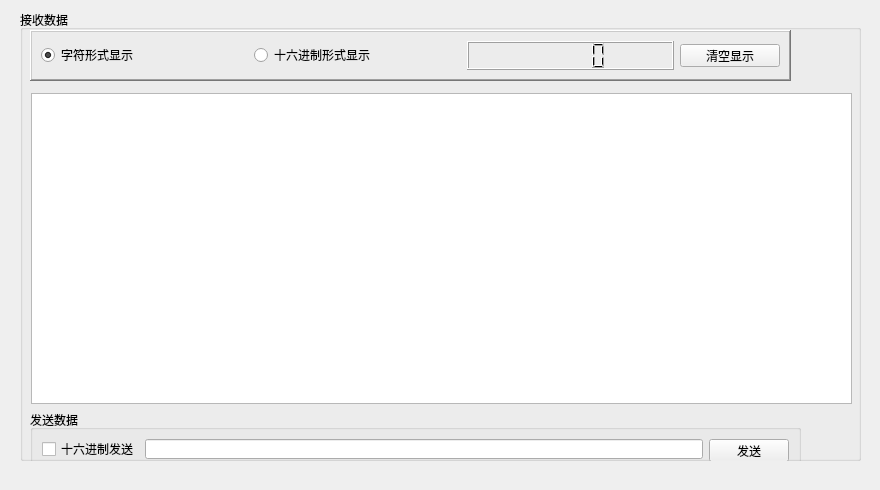
    <widget class="QWidget" name="ProPage">
     <property name="toolTipDuration">
      <number>1</number>
     </property>
     <widget class="QWidget" name="widget_2" native="true">
      <property name="geometry">
       <rect>
        <x>0</x>
        <y>0</y>
        <width>871</width>
        <height>481</height>
       </rect>
      </property>
      <widget class="QGroupBox" name="groupBox_2">
       <property name="geometry">
        <rect>
         <x>20</x>
         <y>10</y>
         <width>841</width>
         <height>451</height>
        </rect>
       </property>
       <property name="styleSheet">
        <string notr="true"/>
       </property>
       <property name="title">
        <string>接收数据</string>
       </property>
       <property name="flat">
        <bool>true</bool>
       </property>
       <widget class="QFrame" name="frame_3">
        <property name="geometry">
         <rect>
          <x>10</x>
          <y>20</y>
          <width>761</width>
          <height>51</height>
         </rect>
        </property>
        <property name="styleSheet">
         <string notr="true"/>
        </property>
        <property name="frameShape">
         <enum>QFrame::WinPanel</enum>
        </property>
        <property name="frameShadow">
         <enum>QFrame::Raised</enum>
        </property>
        <property name="lineWidth">
         <number>1</number>
        </property>
        <property name="midLineWidth">
         <number>0</number>
        </property>
        <layout class="QHBoxLayout" name="horizontalLayout">
         <item>
          <widget class="QRadioButton" name="ccradioButton">
           <property name="toolTip">
            <string>&lt;html&gt;&lt;head/&gt;&lt;body&gt;&lt;p&gt;以字符方式显示数据&lt;/p&gt;&lt;/body&gt;&lt;/html&gt;</string>
           </property>
           <property name="text">
            <string>字符形式显示</string>
           </property>
           <property name="checked">
            <bool>true</bool>
           </property>
          </widget>
         </item>
         <item>
          <widget class="QRadioButton" name="chradioButton">
           <property name="toolTip">
            <string>&lt;html&gt;&lt;head/&gt;&lt;body&gt;&lt;p&gt;以十六进制方式显示数据&lt;/p&gt;&lt;/body&gt;&lt;/html&gt;</string>
           </property>
           <property name="text">
            <string>十六进制形式显示</string>
           </property>
          </widget>
         </item>
         <item>
          <widget class="QLCDNumber" name="recvbyteslcdNumber">
           <property name="sizePolicy">
            <sizepolicy hsizetype="Preferred" vsizetype="Minimum">
             <horstretch>0</horstretch>
             <verstretch>0</verstretch>
            </sizepolicy>
           </property>
           <property name="toolTip">
            <string>已接收字节数</string>
           </property>
           <property name="styleSheet">
            <string notr="true"/>
           </property>
          </widget>
         </item>
         <item>
          <widget class="QPushButton" name="clearUpBtn">
           <property name="minimumSize">
            <size>
             <width>0</width>
             <height>23</height>
            </size>
           </property>
           <property name="maximumSize">
            <size>
             <width>100</width>
             <height>23</height>
            </size>
           </property>
           <property name="text">
            <string>清空显示</string>
           </property>
           <property name="icon">
            <iconset resource="images.qrc">
             <normaloff>:/images/edit-clear.png</normaloff>:/images/edit-clear.png</iconset>
           </property>
          </widget>
         </item>
        </layout>
       </widget>
       <widget class="QTextBrowser" name="textBrowser">
        <property name="geometry">
         <rect>
          <x>11</x>
          <y>83</y>
          <width>821</width>
          <height>311</height>
         </rect>
        </property>
       </widget>
       <widget class="QGroupBox" name="groupBox_4">
        <property name="geometry">
         <rect>
          <x>10</x>
          <y>400</y>
          <width>771</width>
          <height>61</height>
         </rect>
        </property>
        <property name="styleSheet">
         <string notr="true"/>
        </property>
        <property name="title">
         <string>发送数据</string>
        </property>
        <property name="flat">
         <bool>true</bool>
        </property>
        <layout class="QHBoxLayout" name="horizontalLayout_2">
         <item>
          <widget class="QCheckBox" name="sendAsHexcheckBox">
           <property name="toolTip">
            <string>&lt;html&gt;&lt;head/&gt;&lt;body&gt;&lt;p&gt;以十六进制方式发送数据（默认为字符方式）&lt;/p&gt;&lt;/body&gt;&lt;/html&gt;</string>
           </property>
           <property name="text">
            <string>十六进制发送</string>
           </property>
          </widget>
         </item>
         <item>
          <widget class="QLineEdit" name="sendMsgLineEdit">
           <property name="maxLength">
            <number>10000</number>
           </property>
           <property name="dragEnabled">
            <bool>false</bool>
           </property>
          </widget>
         </item>
         <item>
          <widget class="QPushButton" name="sendmsgBtn">
           <property name="minimumSize">
            <size>
             <width>0</width>
             <height>23</height>
            </size>
           </property>
           <property name="maximumSize">
            <size>
             <width>100</width>
             <height>23</height>
            </size>
           </property>
           <property name="text">
            <string>发送</string>
           </property>
           <property name="icon">
            <iconset resource="images.qrc">
             <normaloff>:/images/send.png</normaloff>:/images/send.png</iconset>
           </property>
           <property name="autoDefault">
            <bool>false</bool>
           </property>
           <property name="default">
            <bool>false</bool>
           </property>
          </widget>
         </item>
        </layout>
       </widget>
      </widget>
     </widget>
    </widget>
